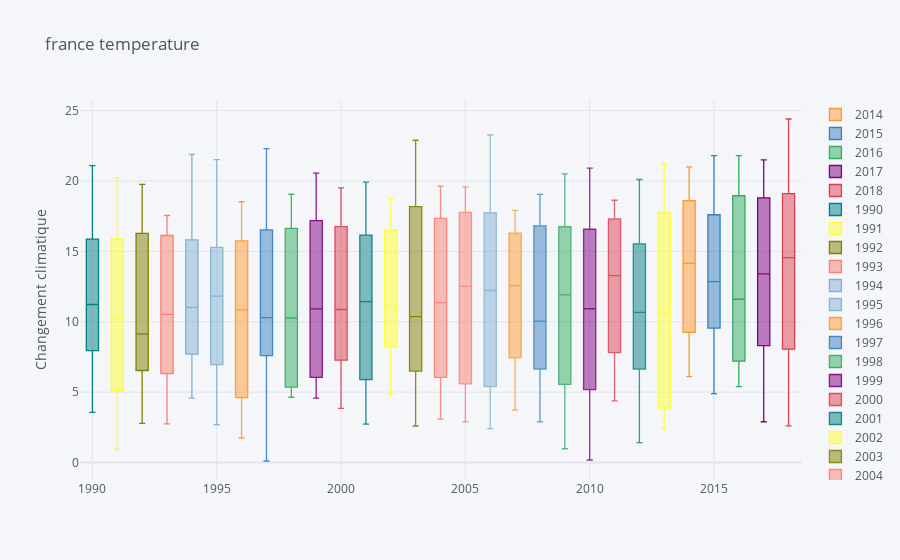

Write notebook code for a chart like this one.
### Code cell
drop_first_row.pivot(columns='year', values='AverageTemperature').iplot(
        kind='box',
        yTitle='Changement climatique',
        title='france temperature')

### Figure 1 — Plotly figure (JSON) as saved in the notebook; plotly's stock layout.template omitted (floating-point values rounded to 4 significant figures; data arrays with more than 128 entries replaced by an {"elided": "..."} marker saying what was removed)
{"data": [{"boxpoints": false, "line": {"width": 1.3}, "marker": {"color": "rgba(255, 153, 51, 1.0)"}, "name": "2014", "orientation": "v", "type": "box", "y": {"elided": "344 float values"}}, {"boxpoints": false, "line": {"width": 1.3}, "marker": {"color": "rgba(55, 128, 191, 1.0)"}, "name": "2015", "orientation": "v", "type": "box", "y": {"elided": "344 float values"}}, {"boxpoints": false, "line": {"width": 1.3}, "marker": {"color": "rgba(50, 171, 96, 1.0)"}, "name": "2016", "orientation": "v", "type": "box", "y": {"elided": "344 float values"}}, {"boxpoints": false, "line": {"width": 1.3}, "marker": {"color": "rgba(128, 0, 128, 1.0)"}, "name": "2017", "orientation": "v", "type": "box", "y": {"elided": "344 float values"}}, {"boxpoints": false, "line": {"width": 1.3}, "marker": {"color": "rgba(219, 64, 82, 1.0)"}, "name": "2018", "orientation": "v", "type": "box", "y": {"elided": "344 float values"}}, {"boxpoints": false, "line": {"width": 1.3}, "marker": {"color": "rgba(0, 128, 128, 1.0)"}, "name": "1990", "orientation": "v", "type": "box", "y": {"elided": "344 float values"}}, {"boxpoints": false, "line": {"width": 1.3}, "marker": {"color": "rgba(255, 255, 51, 1.0)"}, "name": "1991", "orientation": "v", "type": "box", "y": {"elided": "344 float values"}}, {"boxpoints": false, "line": {"width": 1.3}, "marker": {"color": "rgba(128, 128, 0, 1.0)"}, "name": "1992", "orientation": "v", "type": "box", "y": {"elided": "344 float values"}}, {"boxpoints": false, "line": {"width": 1.3}, "marker": {"color": "rgba(251, 128, 114, 1.0)"}, "name": "1993", "orientation": "v", "type": "box", "y": {"elided": "344 float values"}}, {"boxpoints": false, "line": {"width": 1.3}, "marker": {"color": "rgba(128, 177, 211, 1.0)"}, "name": "1994", "orientation": "v", "type": "box", "y": {"elided": "344 float values"}}, {"boxpoints": false, "line": {"width": 1.3}, "marker": {"color": "rgba(128, 177, 211, 0.8999999999999999)"}, "name": "1995", "orientation": "v", "type": "box", "y": {"elided": "344 float values"}}, {"boxpoints": false, "line": {"width": 1.3}, "marker": {"color": "rgba(255, 153, 51, 0.8999999999999999)"}, "name": "1996", "orientation": "v", "type": "box", "y": {"elided": "344 float values"}}, {"boxpoints": false, "line": {"width": 1.3}, "marker": {"color": "rgba(55, 128, 191, 0.8999999999999999)"}, "name": "1997", "orientation": "v", "type": "box", "y": {"elided": "344 float values"}}, {"boxpoints": false, "line": {"width": 1.3}, "marker": {"color": "rgba(50, 171, 96, 0.8999999999999999)"}, "name": "1998", "orientation": "v", "type": "box", "y": {"elided": "344 float values"}}, {"boxpoints": false, "line": {"width": 1.3}, "marker": {"color": "rgba(128, 0, 128, 0.8999999999999999)"}, "name": "1999", "orientation": "v", "type": "box", "y": {"elided": "344 float values"}}, {"boxpoints": false, "line": {"width": 1.3}, "marker": {"color": "rgba(219, 64, 82, 0.8999999999999999)"}, "name": "2000", "orientation": "v", "type": "box", "y": {"elided": "344 float values"}}, {"boxpoints": false, "line": {"width": 1.3}, "marker": {"color": "rgba(0, 128, 128, 0.8999999999999999)"}, "name": "2001", "orientation": "v", "type": "box", "y": {"elided": "344 float values"}}, {"boxpoints": false, "line": {"width": 1.3}, "marker": {"color": "rgba(255, 255, 51, 0.8999999999999999)"}, "name": "2002", "orientation": "v", "type": "box", "y": {"elided": "344 float values"}}, {"boxpoints": false, "line": {"width": 1.3}, "marker": {"color": "rgba(128, 128, 0, 0.8999999999999999)"}, "name": "2003", "orientation": "v", "type": "box", "y": {"elided": "344 float values"}}, {"boxpoints": false, "line": {"width": 1.3}, "marker": {"color": "rgba(251, 128, 114, 0.8999999999999999)"}, "name": "2004", "orientation": "v", "type": "box", "y": {"elided": "344 float values"}}, {"boxpoints": false, "line": {"width": 1.3}, "marker": {"color": "rgba(251, 128, 114, 0.7999999999999998)"}, "name": "2005", "orientation": "v", "type": "box", "y": {"elided": "344 float values"}}, {"boxpoints": false, "line": {"width": 1.3}, "marker": {"color": "rgba(128, 177, 211, 0.7999999999999998)"}, "name": "2006", "orientation": "v", "type": "box", "y": {"elided": "344 float values"}}, {"boxpoints": false, "line": {"width": 1.3}, "marker": {"color": "rgba(255, 153, 51, 0.7999999999999998)"}, "name": "2007", "orientation": "v", "type": "box", "y": {"elided": "344 float values"}}, {"boxpoints": false, "line": {"width": 1.3}, "marker": {"color": "rgba(55, 128, 191, 0.7999999999999998)"}, "name": "2008", "orientation": "v", "type": "box", "y": {"elided": "344 float values"}}, {"boxpoints": false, "line": {"width": 1.3}, "marker": {"color": "rgba(50, 171, 96, 0.7999999999999998)"}, "name": "2009", "orientation": "v", "type": "box", "y": {"elided": "344 float values"}}, {"boxpoints": false, "line": {"width": 1.3}, "marker": {"color": "rgba(128, 0, 128, 0.7999999999999998)"}, "name": "2010", "orientation": "v", "type": "box", "y": {"elided": "344 float values"}}, {"boxpoints": false, "line": {"width": 1.3}, "marker": {"color": "rgba(219, 64, 82, 0.7999999999999998)"}, "name": "2011", "orientation": "v", "type": "box", "y": {"elided": "344 float values"}}, {"boxpoints": false, "line": {"width": 1.3}, "marker": {"color": "rgba(0, 128, 128, 0.7999999999999998)"}, "name": "2012", "orientation": "v", "type": "box", "y": {"elided": "344 float values"}}, {"boxpoints": false, "line": {"width": 1.3}, "marker": {"color": "rgba(255, 255, 51, 0.7999999999999998)"}, "name": "2013", "orientation": "v", "type": "box", "y": {"elided": "344 float values"}}], "layout": {"legend": {"bgcolor": "#F5F6F9", "font": {"color": "#4D5663"}}, "paper_bgcolor": "#F5F6F9", "plot_bgcolor": "#F5F6F9", "title": {"font": {"color": "#4D5663"}, "text": "france temperature"}, "xaxis": {"gridcolor": "#E1E5ED", "showgrid": true, "tickfont": {"color": "#4D5663"}, "title": {"font": {"color": "#4D5663"}, "text": ""}, "zerolinecolor": "#E1E5ED"}, "yaxis": {"gridcolor": "#E1E5ED", "showgrid": true, "tickfont": {"color": "#4D5663"}, "title": {"font": {"color": "#4D5663"}, "text": "Changement climatique"}, "zerolinecolor": "#E1E5ED"}}}
